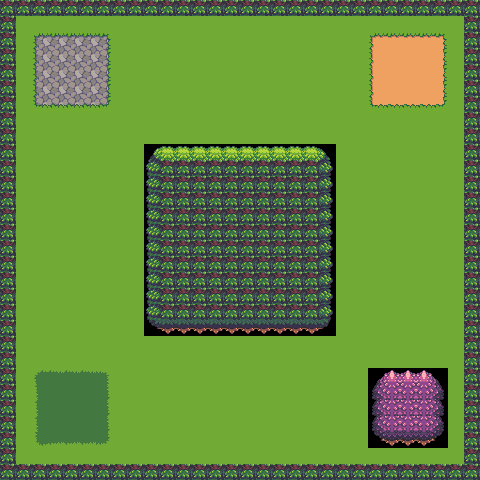

This game map was drawn from its Tiled (.tmx) file and the tilesets committed beside it. A one-line description and the full map source follow:
An orthogonal 30x30 tile map with 16x16 px tiles, 1 tile layer (GroundLayer).

<map version="1.10" tiledversion="1.10.2" orientation="orthogonal" renderorder="right-down" width="30" height="30" tilewidth="16" tileheight="16" infinite="0" nextlayerid="2" nextobjectid="1">
 <tileset firstgid="1" source="test.tsx" />
 <layer id="1" name="GroundLayer" width="30" height="30">
  <data encoding="csv">
31,31,31,31,31,31,31,31,31,31,31,31,31,31,31,31,31,31,31,31,31,31,31,31,31,31,31,31,31,31,
31,37,37,37,37,37,37,37,37,37,37,37,37,37,37,37,37,37,37,37,37,37,37,37,37,37,37,37,37,31,
31,37,7,8,8,8,9,37,37,37,37,37,37,37,37,37,37,37,37,37,37,37,37,1,2,2,2,3,37,31,
31,37,27,28,28,28,29,37,37,37,37,37,37,37,37,37,37,37,37,37,37,37,37,21,22,22,22,23,37,31,
31,37,27,28,28,28,29,37,37,37,37,37,37,37,37,37,37,37,37,37,37,37,37,21,22,22,22,23,37,31,
31,37,27,28,28,28,29,37,37,37,37,37,37,37,37,37,37,37,37,37,37,37,37,21,22,22,22,23,37,31,
31,37,47,48,48,48,49,37,37,37,37,37,37,37,37,37,37,37,37,37,37,37,37,41,42,42,42,43,37,31,
31,37,37,37,37,37,37,37,37,37,37,37,37,37,37,37,37,37,37,37,37,37,37,37,37,37,37,37,37,31,
31,37,37,37,37,37,37,37,37,37,37,37,37,37,37,37,37,37,37,37,37,37,37,37,37,37,37,37,37,31,
31,37,37,37,37,37,37,37,37,10,11,11,11,11,11,11,11,11,11,11,12,37,37,37,37,37,37,37,37,31,
31,37,37,37,37,37,37,37,37,30,31,31,31,31,31,31,31,31,31,31,32,37,37,37,37,37,37,37,37,31,
31,37,37,37,37,37,37,37,37,30,31,31,31,31,31,31,31,31,31,31,32,37,37,37,37,37,37,37,37,31,
31,37,37,37,37,37,37,37,37,30,31,31,31,31,31,31,31,31,31,31,32,37,37,37,37,37,37,37,37,31,
31,37,37,37,37,37,37,37,37,30,31,31,31,31,31,31,31,31,31,31,32,37,37,37,37,37,37,37,37,31,
31,37,37,37,37,37,37,37,37,30,31,31,31,31,31,31,31,31,31,31,32,37,37,37,37,37,37,37,37,31,
31,37,37,37,37,37,37,37,37,30,31,31,31,31,31,31,31,31,31,31,32,37,37,37,37,37,37,37,37,31,
31,37,37,37,37,37,37,37,37,30,31,31,31,31,31,31,31,31,31,31,32,37,37,37,37,37,37,37,37,31,
31,37,37,37,37,37,37,37,37,30,31,31,31,31,31,31,31,31,31,31,32,37,37,37,37,37,37,37,37,31,
31,37,37,37,37,37,37,37,37,30,31,31,31,31,31,31,31,31,31,31,32,37,37,37,37,37,37,37,37,31,
31,37,37,37,37,37,37,37,37,30,31,31,31,31,31,31,31,31,31,31,32,37,37,37,37,37,37,37,37,31,
31,37,37,37,37,37,37,37,37,50,51,51,51,51,51,51,51,51,51,51,52,37,37,37,37,37,37,37,37,31,
31,37,37,37,37,37,37,37,37,37,37,37,37,37,37,37,37,37,37,37,37,37,37,37,37,37,37,37,37,31,
31,37,37,37,37,37,37,37,37,37,37,37,37,37,37,37,37,37,37,37,37,37,37,37,37,37,37,37,37,31,
31,37,4,5,5,5,6,37,37,37,37,37,37,37,37,37,37,37,37,37,37,37,37,13,14,14,14,15,37,31,
31,37,24,25,25,25,26,37,37,37,37,37,37,37,37,37,37,37,37,37,37,37,37,33,34,34,34,35,37,31,
31,37,24,25,25,25,26,37,37,37,37,37,37,37,37,37,37,37,37,37,37,37,37,33,34,34,34,35,37,31,
31,37,24,25,25,25,26,37,37,37,37,37,37,37,37,37,37,37,37,37,37,37,37,33,34,34,34,35,37,31,
31,37,44,45,45,45,46,37,37,37,37,37,37,37,37,37,37,37,37,37,37,37,37,53,54,54,54,55,37,31,
31,37,37,37,37,37,37,37,37,37,37,37,37,37,37,37,37,37,37,37,37,37,37,37,37,37,37,37,37,31,
31,31,31,31,31,31,31,31,31,31,31,31,31,31,31,31,31,31,31,31,31,31,31,31,31,31,31,31,31,31
</data>
 </layer>
</map>